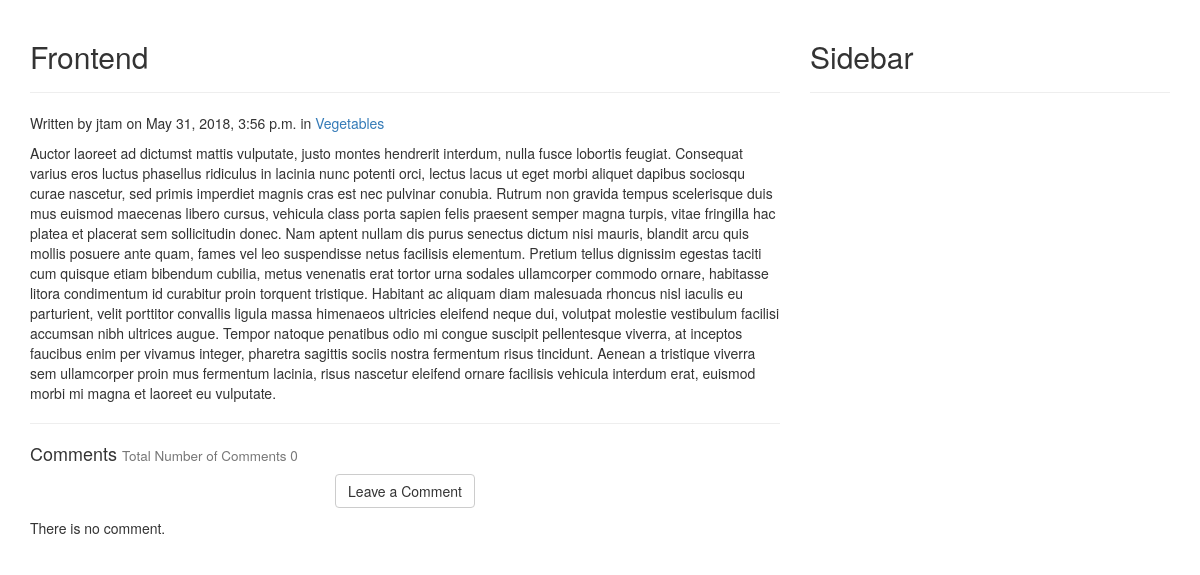
/blog/frontend/, run on an earlier commit of the app's database.
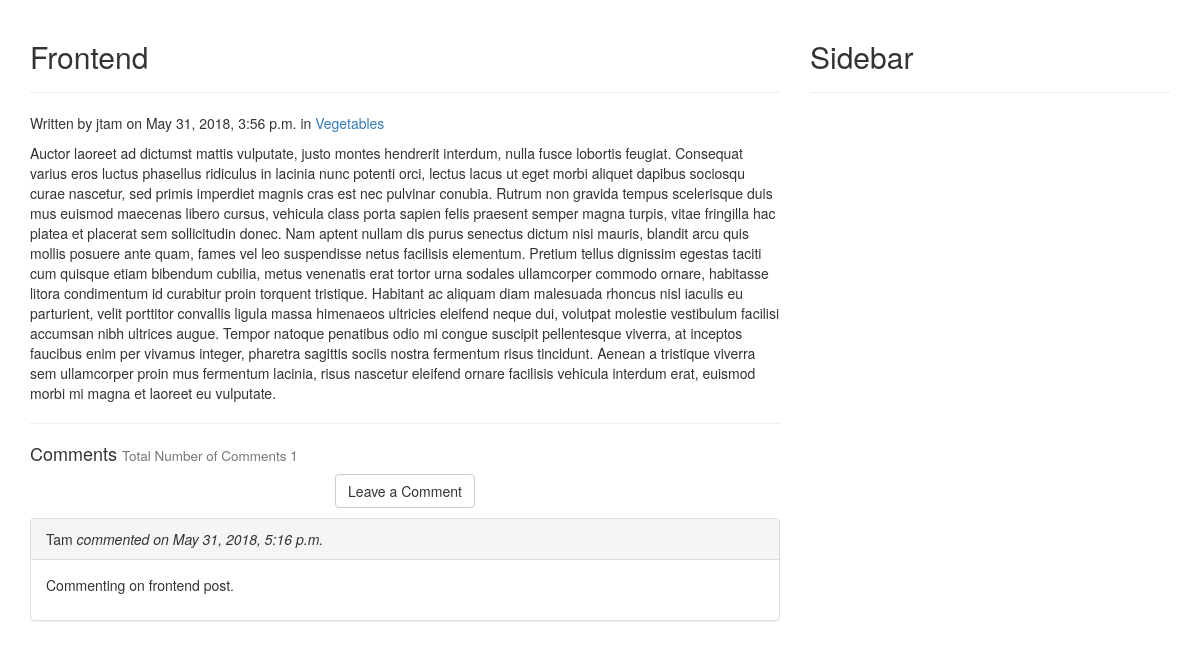
And on a later commit of the database.
### blog/models.py (models this page shows, shortened)
class Post(models.Model):
	STATUS_CHOICES = (
			('draft','Draft'),
			('published','Published'),
		)
	title = models.CharField(max_length=250)
	category = models.ForeignKey(Category)
	slug = models.SlugField(max_length=250, unique=True)
	content = models.TextField()
	seo_title = models.CharField(max_length=250)
	seo_descripttion = models.CharField(max_length=160)
	author = models.ForeignKey(User, related_name='blog_posts')
	published = models.DateTimeField(default=timezone.now)
	created = models.DateTimeField(auto_now_add=True)
	updated = models.DateTimeField(auto_now=True)
	status = models.CharField(max_length=9, choices=STATUS_CHOICES, default='draft')

class Category(models.Model):
	name = models.CharField(max_length=250)
	slug = models.SlugField(max_length=250, unique=True)
	class Meta:
		ordering = ['name']
		verbose_name = 'category'
		verbose_name_plural = 'categories'
	def get_absolute_url(self):
		return reverse('blog:list_of_posts_by_category', args=[self.slug])
	def __str__(self):
		return self.name

class Comment(models.Model):
	post = models.ForeignKey(Post, related_name='comments')
	user = models.CharField(max_length=250)
	email = models.EmailField()
	body = models.TextField()
	created = models.DateTimeField(auto_now_add=True)
	approved = models.BooleanField(default=False)
	def approved(self):
		self.approved = True
		self.save()

### blog/views.py (the view)
# urls.py: url(r'^(?P<slug>[-\w]+)/$', views.post_detail, name='post_detail'),
def post_detail(request, slug):
	post = get_object_or_404(Post, slug=slug)
	template = 'blog/post/post_detail.html'
	context = {'post':post}
	return render(request, template, context)

### blog/templates/blog/post/post_detail.html (shortened to what this page needs)
{% extends "blog/base.html" %}
{% block content %}
<div class="row">
	<div class="col-md-8">
		<div class="page-header">
			<h2>{{post.title}}</h2>
		</div>
		<p>Written by {{post.author}} on {{post.published}} in <a href="{{post.category.get_absolute_url}}">{{post.category}}</a></p>
		{{post.content|linebreaks}}
		<hr>
		<h4>Comments <small>Total Number of Comments {{post.comments.count}}</small></h4>
		<p class="text-center">
			<a href="{% url 'blog:add_comment' slug=post.slug %}" class="btn btn-default">Leave a Comment</a>
		</p>
		{% for comment in post.comments.all %}
			<div class="panel panel-default">
				<div class="panel-heading">
					{{comment.user}} <i>commented on {{comment.created}}</i>
				</div>
				<div class="panel-body">
					<p>{{comment.body}}</p>
				</div>
			</div>
			{% empty %}
			<p>There is no comment.</p>
		{% endfor %}
			</div>
	<div class="col-md-4">
		<div class="page-header">
			<h2>Sidebar</h2>
		</div>
	</div>
{% endblock content %}

What changed in the data, as far as the page shows it:
computed for Post "Frontend": comments.count "0" → "1"
added Comment: user "Tam", created "May 31, 2018, 5:16 p.m.", body "Commenting on frontend post."
Also different on the page:
text no longer shown: "There is no comment."
